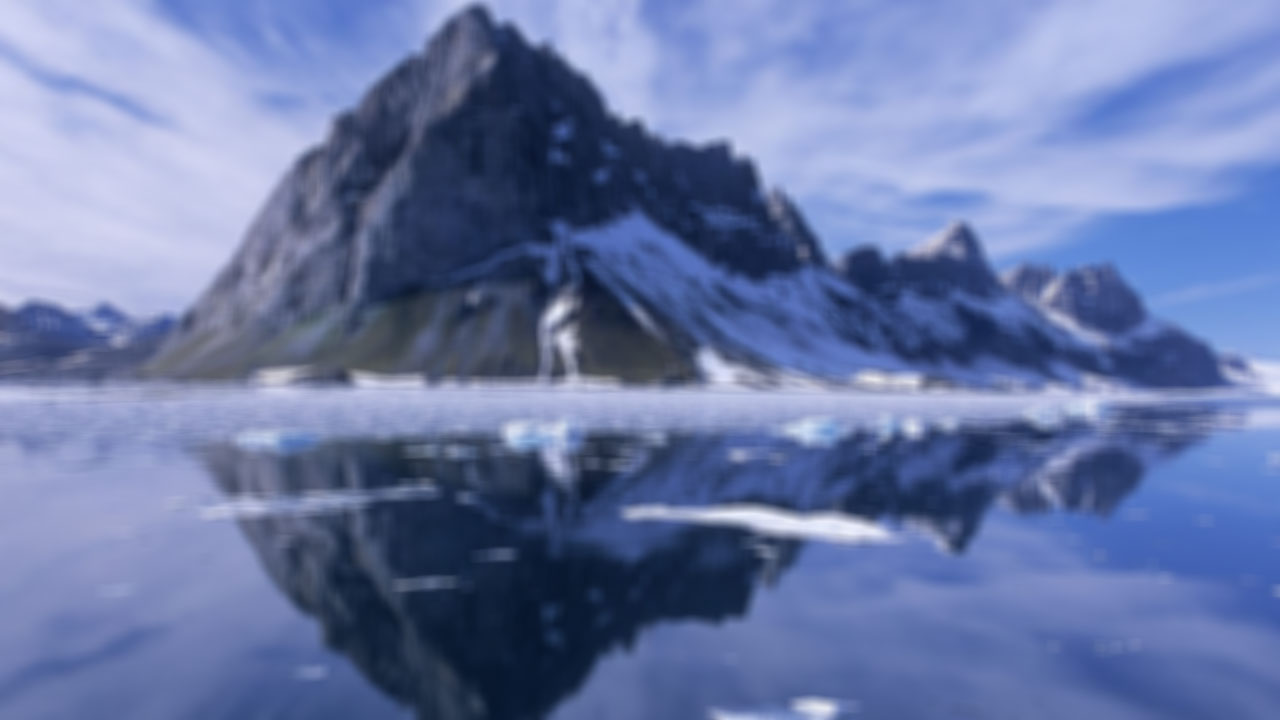
%> input picture Image_Fusion/44.jpg, 1280 x 720 px
$ octave fusion_rgb.m   (GNU Octave 9; MATLAB toolbox functions it lacks are replaced by stand-ins)
%> lines starting %> are read from the running program, lines starting %| are printed output that depends on the picture
### Image_Fusion/rgbtohsi.m
function [H,S,I]=rgbtohsi(F)
F=im2double(F);
r=F(:,:,1);
g=F(:,:,2);
b=F(:,:,3);
th=acos((0.5*((r-g)+(r-b)))./((sqrt((r-g).^2+(r-b).*(g-b)))+eps));
H=th;
H(b>g)=2*pi-H(b>g);
H=H/(2*pi);
S=1-3.*(min(min(r,g),b))./(r+g+b+eps);
I=(r+g+b)/3;
end

### Image_Fusion/hsitorgb.m
function C=hsitorgb(hsi)
HV=hsi(:,:,1)*2*pi;
SV=hsi(:,:,2);
IV=hsi(:,:,3);
R=zeros(size(HV));
G=zeros(size(HV));
B=zeros(size(HV));
%RG Sector
id=find((0<=HV)& (HV<2*pi/3));
B(id)=IV(id).*(1-SV(id));
R(id)=IV(id).*(1+SV(id).*cos(HV(id))./cos(pi/3-HV(id)));
G(id)=3*IV(id)-(R(id)+B(id));

%BG Sector
id=find((2*pi/3<=HV)& (HV<4*pi/3));
R(id)=IV(id).*(1-SV(id));
G(id)=IV(id).*(1+SV(id).*cos(HV(id)-2*pi/3)./cos(pi-HV(id)));
B(id)=3*IV(id)-(R(id)+G(id));
%BR Sector
id=find((4*pi/3<=HV)& (HV<2*pi));
G(id)=IV(id).*(1-SV(id));
B(id)=IV(id).*(1+SV(id).*cos(HV(id)-4*pi/3)./cos(5*pi/3-HV(id)));
R(id)=3*IV(id)-(G(id)+B(id));
C=cat(3,R,G,B);
C=max(min(C,1),0);
end

### Image_Fusion/fusion_rgb.m
clear all;
clc

Im1 = imread('44.jpg');
%> Im1 is the input picture: size 720x1280x3 uint8; mean R, G, B 104.7, 120.2, 166
Im2 = imread('55.jpg');
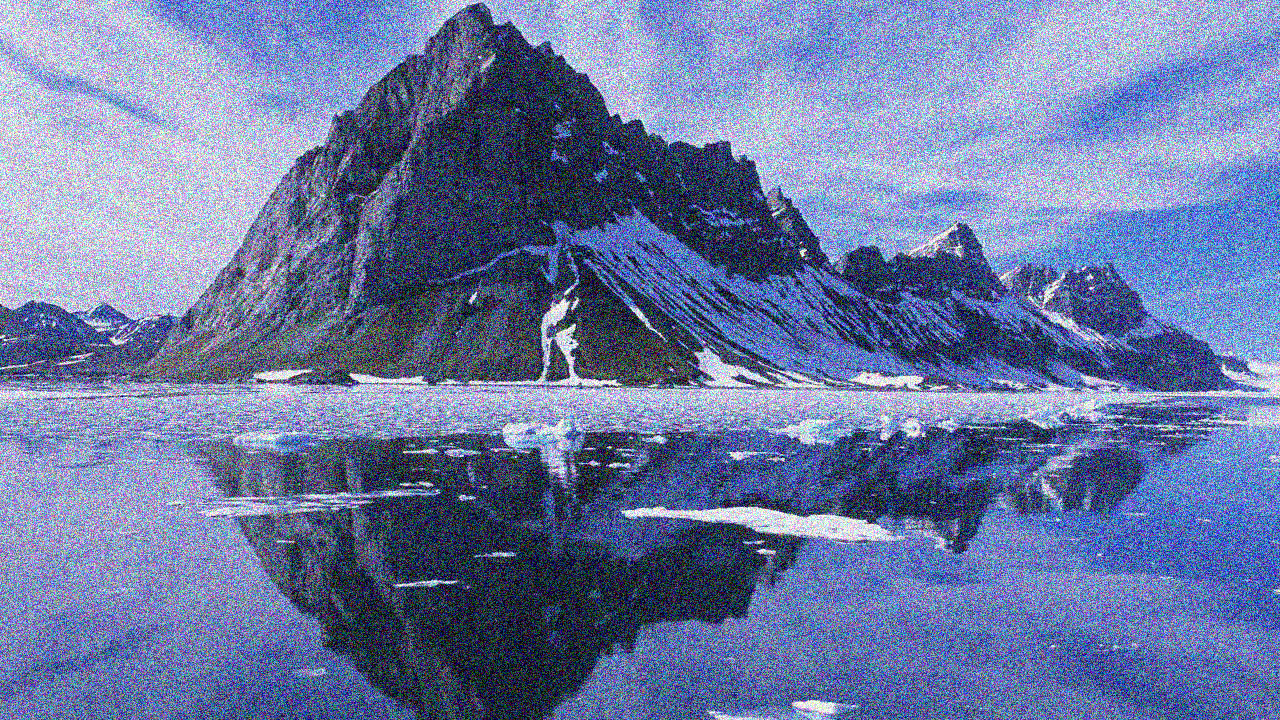
%> input picture Image_Fusion/55.jpg, 1280 x 720 px
%> Im2 is the input picture: size 720x1280x3 uint8; mean R, G, B 107.4, 121.4, 162.1
Im3 = imread('66.jpg');
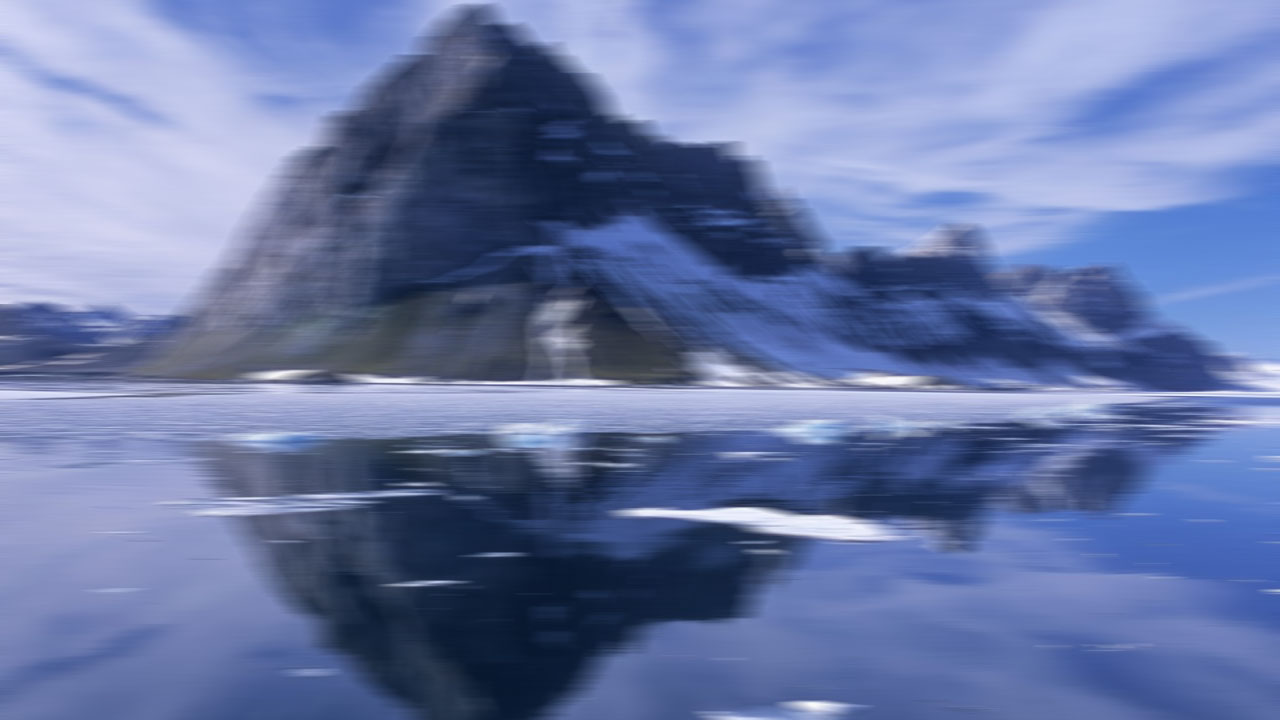
%> input picture Image_Fusion/66.jpg, 1280 x 720 px
%> Im3 is the input picture: size 720x1280x3 uint8; mean R, G, B 104.7, 120.1, 166

[Hue1, Sat1, Int1] = rgbtohsi(Im1);
[Hue2, Sat2, Int2] = rgbtohsi(Im2);
[Hue3, Sat3, Int3] = rgbtohsi(Im3);
%> in rgbtohsi (call 3), `th=acos((0.5*((r-g)+(r-b)))./((sqrt((r-g).^2+(r-b).*(g-b)))+eps));`:
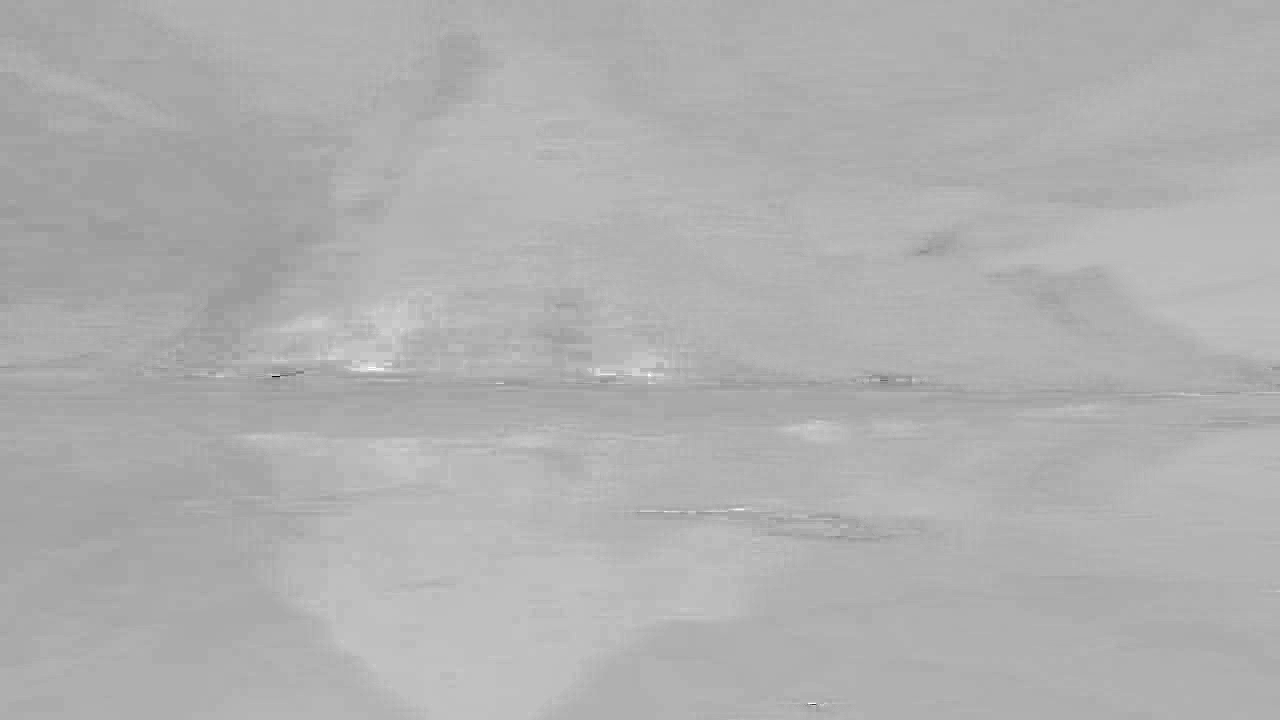
%> th: size 720x1280 double; min 0.524, max 3.14, mean 2.33; drawn with min black and max white
%> in rgbtohsi (call 3), `S=1-3.*(min(min(r,g),b))./(r+g+b+eps);`:
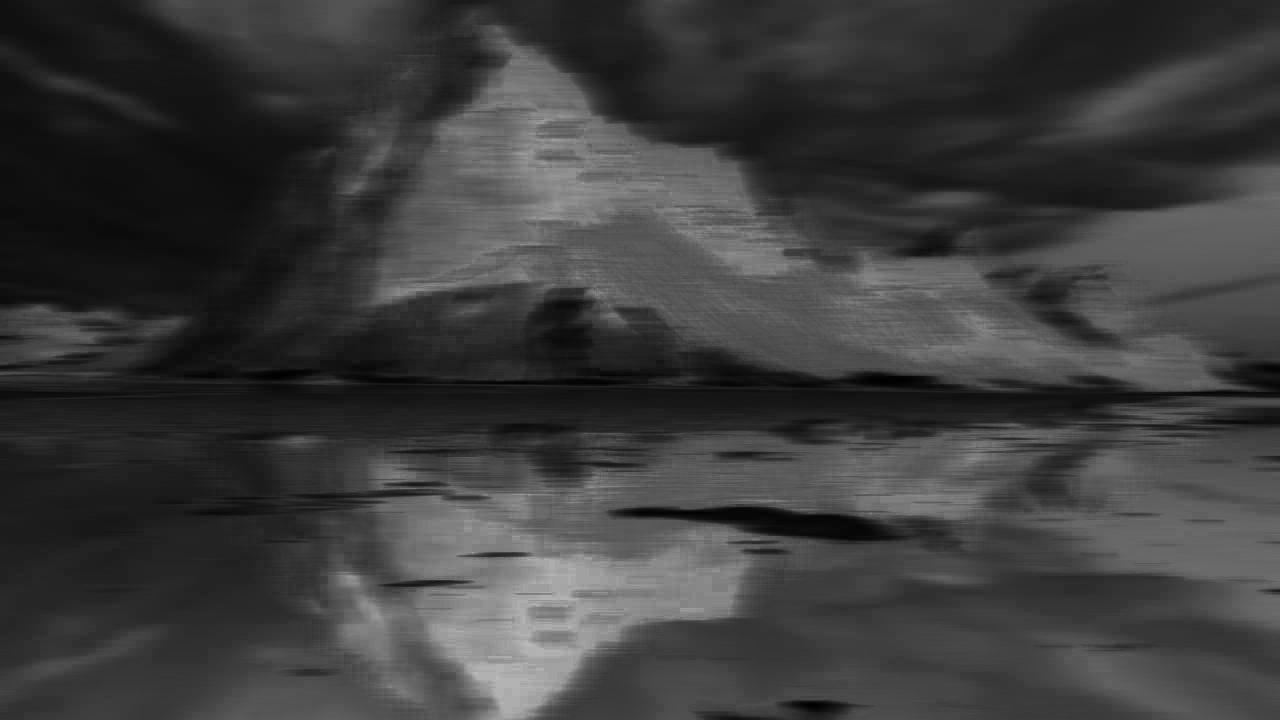
%> S: size 720x1280 double; min 0, max 0.731, mean 0.239

wavetype = 'db2';
[C1, P1] = wavedec2(Int1, 2, wavetype);
%> P1 = [182 322; 182 322; 361 641; 720 1280]
[C2, P2] = wavedec2(Int2, 2, wavetype);
%> P2 = [182 322; 182 322; 361 641; 720 1280]
[C3, P3] = wavedec2(Int3, 2, wavetype);
%> P3 = [182 322; 182 322; 361 641; 720 1280]

[H11, V11, D11] = detcoef2('all', C1, P1, 1);
[H21, V21, D21] = detcoef2('all', C2, P2, 1);
[H31, V31, D31] = detcoef2('all', C3, P3, 1);

A12 = appcoef2(C1, P1, wavetype, 2);
A22 = appcoef2(C2, P2, wavetype, 2);
A32 = appcoef2(C3, P3, wavetype, 2);
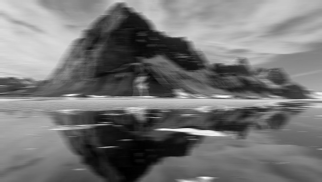
%> A32: size 182x322 double; min 0.409, max 3.96, mean 2.05; drawn with min black and max white

[H12, V12, D12] = detcoef2('all', C1, P1, 2);
[H22, V22, D22] = detcoef2('all', C2, P2, 2);
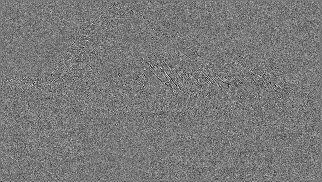
%> D22: size 182x322 double; min -0.64, max 0.704, mean 0.000527; drawn with min black and max white
[H32, V32, D32] = detcoef2('all', C3, P3, 2);

A2r = max(max(A12,A22),A32);
H2r = max(max(H12,H22),H32);
V2r = max(max(V12,V22),V32);
D2r = max(max(D12,D22),D32);
H1r = max(max(H11,H21),H31);
V1r = max(max(V11,V21),V31);
D1r = max(max(D11,D21),D31);

A2r = reshape(A2r, 1, P1(1,1) * P1(1,2));
H2r = reshape(H2r, 1, P1(1,1) * P1(1,2));
V2r = reshape(V2r, 1, P1(1,1) * P1(1,2));
D2r = reshape(D2r, 1, P1(1,1) * P1(1,2));
H1r = reshape(H1r, 1, P1(3,1) * P1(3,2));
V1r = reshape(V1r, 1, P1(3,1) * P1(3,2));
D1r = reshape(D1r, 1, P1(3,1) * P1(3,2));
C = [A2r, H2r, V2r, D2r, H1r, V1r, D1r];

I_new = waverec2( C, P1, wavetype);

HSI = cat(3, Hue2, Sat2, I_new);
ImFinal = uint8(255 * hsitorgb(HSI));
%> in hsitorgb, `id=find((0<=HV)& (HV<2*pi/3));`: id = 108608 values from 1 to 921579
%> in hsitorgb, `id=find((2*pi/3<=HV)& (HV<4*pi/3));`: id = 472987 values from 3 to 921600
%> in hsitorgb, `id=find((4*pi/3<=HV)& (HV<2*pi));`: id = 340005 values from 2 to 921598

figure(1), subplot(1,3,1);
imshow(Im1), title('Image 1');
subplot(1,3,2);
imshow(Im2), title('Image 2');
subplot(1,3,3);
imshow(Im3), title('Image 3');
figure(2)
imshow(ImFinal), title('Image after the fusion');

% [4 lines of commented-out code are left out]
